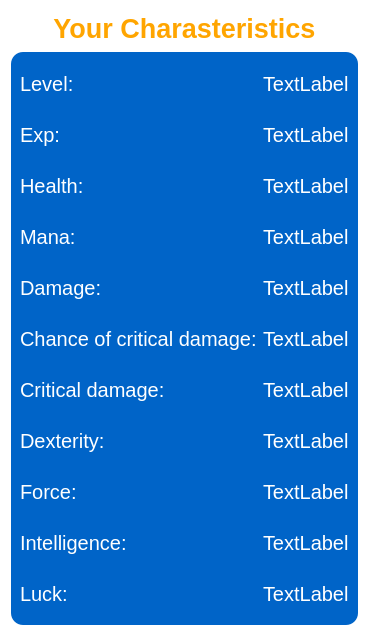
<?xml version="1.0" encoding="UTF-8"?>
<ui version="4.0">
 <class>MoreCharacteristics_DialogWindow</class>
 <widget class="QDialog" name="MoreCharacteristics_DialogWindow">
  <property name="geometry">
   <rect>
    <x>0</x>
    <y>0</y>
    <width>346</width>
    <height>636</height>
   </rect>
  </property>
  <property name="windowTitle">
   <string>Dialog</string>
  </property>
  <property name="styleSheet">
   <string notr="true">background-color:white;</string>
  </property>
  <layout class="QGridLayout" name="gridLayout_2">
   <item row="0" column="0">
    <widget class="QLabel" name="label">
     <property name="maximumSize">
      <size>
       <width>16777215</width>
       <height>35</height>
      </size>
     </property>
     <property name="font">
      <font>
       <pointsize>20</pointsize>
       <bold>true</bold>
      </font>
     </property>
     <property name="styleSheet">
      <string notr="true">color:orange;</string>
     </property>
     <property name="text">
      <string>Your Charasteristics</string>
     </property>
     <property name="alignment">
      <set>Qt::AlignCenter</set>
     </property>
    </widget>
   </item>
   <item row="1" column="0">
    <widget class="QFrame" name="frame">
     <property name="styleSheet">
      <string notr="true">border-radius:12px;
color:white;
background-color:rgb(0, 100, 200);</string>
     </property>
     <property name="frameShape">
      <enum>QFrame::StyledPanel</enum>
     </property>
     <property name="frameShadow">
      <enum>QFrame::Raised</enum>
     </property>
     <layout class="QGridLayout" name="gridLayout">
      <item row="0" column="0">
       <widget class="QLabel" name="Level">
        <property name="font">
         <font>
          <pointsize>15</pointsize>
         </font>
        </property>
        <property name="text">
         <string>Level:</string>
        </property>
       </widget>
      </item>
      <item row="0" column="1">
       <widget class="QLabel" name="LevelLabel">
        <property name="font">
         <font>
          <pointsize>15</pointsize>
         </font>
        </property>
        <property name="text">
         <string>TextLabel</string>
        </property>
       </widget>
      </item>
      <item row="1" column="0">
       <widget class="QLabel" name="Exp">
        <property name="font">
         <font>
          <pointsize>15</pointsize>
         </font>
        </property>
        <property name="text">
         <string>Exp:</string>
        </property>
       </widget>
      </item>
      <item row="1" column="1">
       <widget class="QLabel" name="ExperienceLabel">
        <property name="font">
         <font>
          <pointsize>15</pointsize>
         </font>
        </property>
        <property name="text">
         <string>TextLabel</string>
        </property>
       </widget>
      </item>
      <item row="2" column="0">
       <widget class="QLabel" name="Health">
        <property name="font">
         <font>
          <pointsize>15</pointsize>
         </font>
        </property>
        <property name="text">
         <string>Health:</string>
        </property>
       </widget>
      </item>
      <item row="2" column="1">
       <widget class="QLabel" name="HealthLabel">
        <property name="font">
         <font>
          <pointsize>15</pointsize>
         </font>
        </property>
        <property name="text">
         <string>TextLabel</string>
        </property>
       </widget>
      </item>
      <item row="3" column="0">
       <widget class="QLabel" name="Mana">
        <property name="font">
         <font>
          <pointsize>15</pointsize>
         </font>
        </property>
        <property name="text">
         <string>Mana:</string>
        </property>
       </widget>
      </item>
      <item row="3" column="1">
       <widget class="QLabel" name="ManaLabel">
        <property name="font">
         <font>
          <pointsize>15</pointsize>
         </font>
        </property>
        <property name="text">
         <string>TextLabel</string>
        </property>
       </widget>
      </item>
      <item row="4" column="0">
       <widget class="QLabel" name="Damage">
        <property name="font">
         <font>
          <pointsize>15</pointsize>
         </font>
        </property>
        <property name="text">
         <string>Damage:</string>
        </property>
       </widget>
      </item>
      <item row="4" column="1">
       <widget class="QLabel" name="DamgeLabel">
        <property name="font">
         <font>
          <pointsize>15</pointsize>
         </font>
        </property>
        <property name="text">
         <string>TextLabel</string>
        </property>
       </widget>
      </item>
      <item row="5" column="0">
       <widget class="QLabel" name="ChanceOfCriticalDamage">
        <property name="font">
         <font>
          <pointsize>15</pointsize>
         </font>
        </property>
        <property name="text">
         <string>Chance of critical damage:</string>
        </property>
       </widget>
      </item>
      <item row="5" column="1">
       <widget class="QLabel" name="ChanceLabel">
        <property name="font">
         <font>
          <pointsize>15</pointsize>
         </font>
        </property>
        <property name="text">
         <string>TextLabel</string>
        </property>
       </widget>
      </item>
      <item row="6" column="0">
       <widget class="QLabel" name="CriticalDamage">
        <property name="font">
         <font>
          <pointsize>15</pointsize>
         </font>
        </property>
        <property name="text">
         <string>Critical damage:</string>
        </property>
       </widget>
      </item>
      <item row="6" column="1">
       <widget class="QLabel" name="CriticalLabel">
        <property name="font">
         <font>
          <pointsize>15</pointsize>
         </font>
        </property>
        <property name="text">
         <string>TextLabel</string>
        </property>
       </widget>
      </item>
      <item row="7" column="0">
       <widget class="QLabel" name="Dexterity">
        <property name="font">
         <font>
          <pointsize>15</pointsize>
         </font>
        </property>
        <property name="text">
         <string>Dexterity:</string>
        </property>
       </widget>
      </item>
      <item row="7" column="1">
       <widget class="QLabel" name="DexterityLabel">
        <property name="font">
         <font>
          <pointsize>15</pointsize>
         </font>
        </property>
        <property name="text">
         <string>TextLabel</string>
        </property>
       </widget>
      </item>
      <item row="8" column="0">
       <widget class="QLabel" name="Force">
        <property name="font">
         <font>
          <pointsize>15</pointsize>
         </font>
        </property>
        <property name="text">
         <string>Force:</string>
        </property>
       </widget>
      </item>
      <item row="8" column="1">
       <widget class="QLabel" name="ForceLabel">
        <property name="font">
         <font>
          <pointsize>15</pointsize>
         </font>
        </property>
        <property name="text">
         <string>TextLabel</string>
        </property>
       </widget>
      </item>
      <item row="9" column="0">
       <widget class="QLabel" name="Intelligence">
        <property name="font">
         <font>
          <pointsize>15</pointsize>
         </font>
        </property>
        <property name="text">
         <string>Intelligence:</string>
        </property>
       </widget>
      </item>
      <item row="9" column="1">
       <widget class="QLabel" name="IntelligenceLabel">
        <property name="font">
         <font>
          <pointsize>15</pointsize>
         </font>
        </property>
        <property name="text">
         <string>TextLabel</string>
        </property>
       </widget>
      </item>
      <item row="10" column="0">
       <widget class="QLabel" name="Luck">
        <property name="font">
         <font>
          <pointsize>15</pointsize>
         </font>
        </property>
        <property name="text">
         <string>Luck:</string>
        </property>
       </widget>
      </item>
      <item row="10" column="1">
       <widget class="QLabel" name="LucklLabel">
        <property name="font">
         <font>
          <pointsize>15</pointsize>
         </font>
        </property>
        <property name="text">
         <string>TextLabel</string>
        </property>
       </widget>
      </item>
     </layout>
    </widget>
   </item>
  </layout>
 </widget>
 <resources/>
 <connections/>
</ui>
